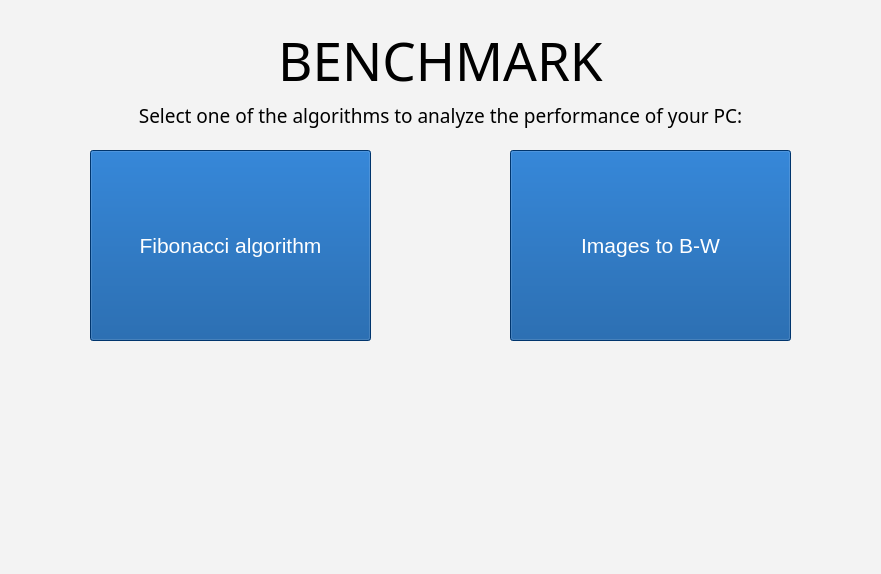
<?xml version="1.0" encoding="UTF-8"?>
<ui version="4.0">
 <class>MainWindow</class>
 <widget class="QMainWindow" name="MainWindow">
  <property name="geometry">
   <rect>
    <x>0</x>
    <y>0</y>
    <width>881</width>
    <height>574</height>
   </rect>
  </property>
  <property name="font">
   <font>
    <pointsize>16</pointsize>
   </font>
  </property>
  <property name="windowTitle">
   <string>BenchMark</string>
  </property>
  <property name="styleSheet">
   <string notr="true">background-color: rgb(243, 243, 243);</string>
  </property>
  <widget class="QWidget" name="centralwidget">
   <widget class="QPushButton" name="pushButton">
    <property name="geometry">
     <rect>
      <x>90</x>
      <y>150</y>
      <width>281</width>
      <height>191</height>
     </rect>
    </property>
    <property name="font">
     <font>
      <pointsize>16</pointsize>
     </font>
    </property>
    <property name="cursor">
     <cursorShape>PointingHandCursor</cursorShape>
    </property>
    <property name="styleSheet">
     <string notr="true">background-color: rgb(0, 74, 152);
color: rgb(255, 255, 255);</string>
    </property>
    <property name="text">
     <string>Fibonacci algorithm</string>
    </property>
   </widget>
   <widget class="QPushButton" name="pushButton_2">
    <property name="geometry">
     <rect>
      <x>510</x>
      <y>150</y>
      <width>281</width>
      <height>191</height>
     </rect>
    </property>
    <property name="font">
     <font>
      <pointsize>16</pointsize>
     </font>
    </property>
    <property name="cursor">
     <cursorShape>PointingHandCursor</cursorShape>
    </property>
    <property name="styleSheet">
     <string notr="true">color: rgb(255, 255, 255);
background-color: rgb(0, 74, 152);</string>
    </property>
    <property name="text">
     <string>Images to B-W</string>
    </property>
   </widget>
   <widget class="QLabel" name="label">
    <property name="geometry">
     <rect>
      <x>30</x>
      <y>30</y>
      <width>821</width>
      <height>61</height>
     </rect>
    </property>
    <property name="font">
     <font>
      <family>Microsoft Himalaya</family>
      <pointsize>40</pointsize>
      <weight>50</weight>
      <bold>false</bold>
     </font>
    </property>
    <property name="text">
     <string>BENCHMARK</string>
    </property>
    <property name="alignment">
     <set>Qt::AlignCenter</set>
    </property>
   </widget>
   <widget class="QLabel" name="label_2">
    <property name="geometry">
     <rect>
      <x>30</x>
      <y>90</y>
      <width>821</width>
      <height>51</height>
     </rect>
    </property>
    <property name="font">
     <font>
      <family>Microsoft YaHei UI Light</family>
      <pointsize>14</pointsize>
     </font>
    </property>
    <property name="text">
     <string>Select one of the algorithms to analyze the performance of your PC:</string>
    </property>
    <property name="alignment">
     <set>Qt::AlignCenter</set>
    </property>
   </widget>
   <widget class="QLabel" name="label_3">
    <property name="geometry">
     <rect>
      <x>190</x>
      <y>370</y>
      <width>501</width>
      <height>161</height>
     </rect>
    </property>
    <property name="text">
     <string/>
    </property>
    <property name="pixmap">
     <pixmap resource="imagenes.qrc">:/Imagenes/benchmark-317-12ovgry.png</pixmap>
    </property>
    <property name="scaledContents">
     <bool>true</bool>
    </property>
   </widget>
  </widget>
  <widget class="QMenuBar" name="menubar">
   <property name="geometry">
    <rect>
     <x>0</x>
     <y>0</y>
     <width>881</width>
     <height>22</height>
    </rect>
   </property>
  </widget>
  <widget class="QStatusBar" name="statusbar"/>
 </widget>
 <resources>
  <include location="imagenes.qrc"/>
 </resources>
 <connections/>
</ui>
